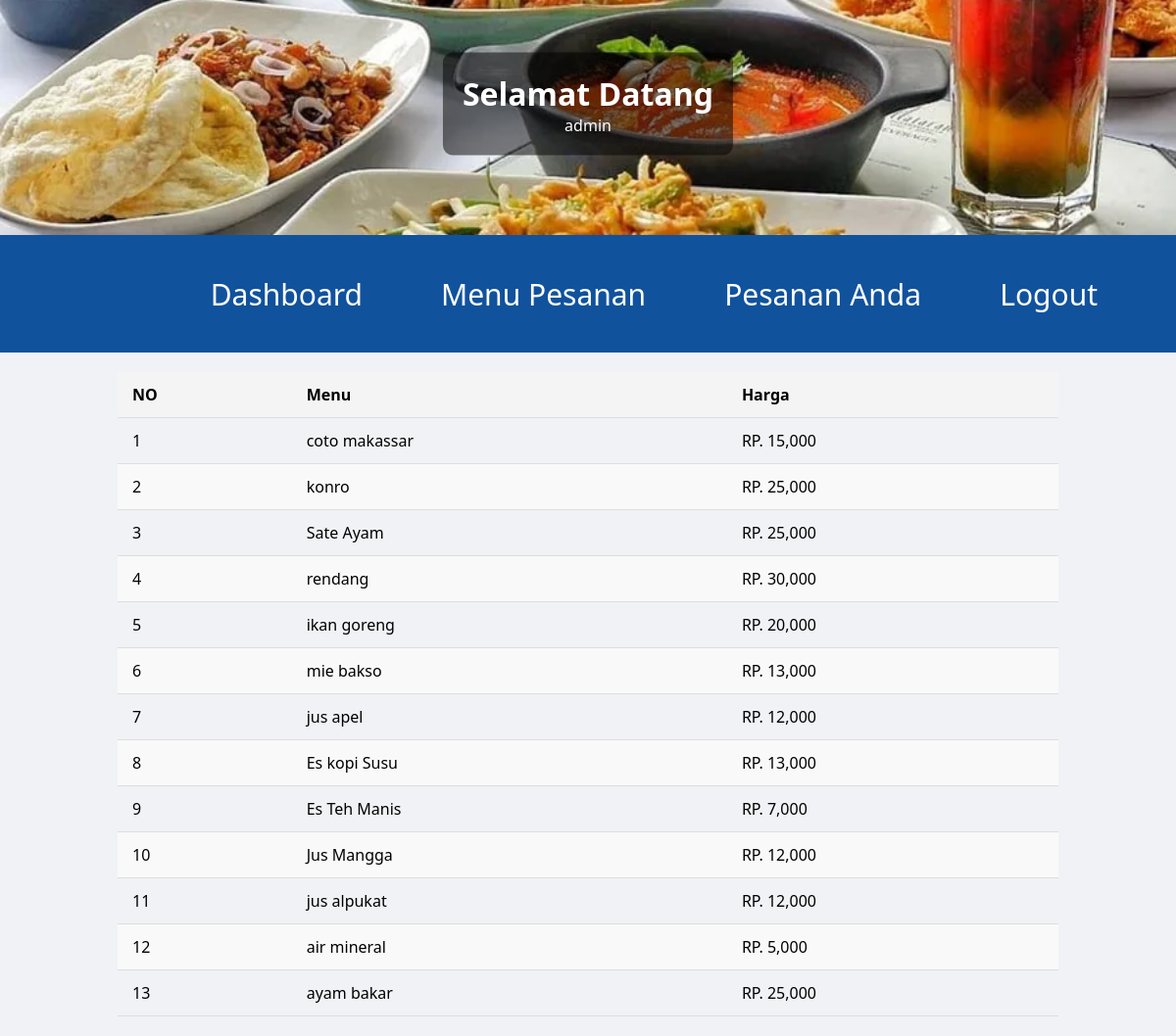
The app's page /user.php (signed in) with its own data.
### tables this page shows
CREATE TABLE `produk` (
  `id_produk` int NOT NULL,
  `nama_produk` varchar(50) NOT NULL,
  `harga` int NOT NULL,
  `gambar` varchar(200) NOT NULL
);

### user.php (the view, shortened to what this page needs)
<?php
include "db.php";
?>
<!DOCTYPE html>
<html lang="en">
<head>
    <link rel="stylesheet" href="assets/css/user.css">
</head>
<body>
    <div class="container">
        <header>
            <div class="atas">
                <img class="bg-user" src="assets/img/bg2.webp">
            <div class="text-on-image">
                <h1 class="">Selamat Datang</h1>
                <p class=""><?=$_SESSION['username']?></p>
            </div>
            </div>
        </header>
        <nav class="navbar">
            <ul>
                <li class="item">
                    <a href="user.php">Dashboard</a>
                </li>
                <li class="item">
                    <a href="menu_user.php">Menu Pesanan</a>
                </li>
                <li class="item">
                    <a href="">Pesanan Anda</a>
                </li>
                <li class="item">
                    <a href="logout.php">Logout</a>
                </li>
            </ul>
        </nav>
        <div class="content">
           <table>
                <thead>
                    <th>NO</th>
                    <th>Menu</th>
                    <th>Harga</th>
                </thead>
                <tbody>
                <?php
        $no=1;
        $menu = mysqli_query($db, "SELECT nama_produk , harga FROM produk");
        while($tampil= mysqli_fetch_array($menu)): ?>
                    <tr>
                        <td><?=$no++?></td>
                        <td><?=$tampil['nama_produk']?></td>
                        <td>RP. <?=number_format($tampil['harga'])?></td>
                    </tr>
                    <?php endwhile; ?>
                </tbody>
           </table>
</body>
</html>

### assets/css/user.css (style rules this page uses)
* { font-family: 'Segoe UI', Tahoma, Geneva, Verdana, sans-serif; margin: 0; padding: 0; box-sizing: border-box; }
body { margin: 0; background-color: #f0f2f5; }
.navbar { background-color: rgb(17, 82, 157); padding: 7px; width: 100%; height: 15vh; display: flex; align-items: center; justify-content: flex-end; font-size: 30px; margin-bottom: 0; position: relative; padding-right: 40px; }
ul { list-style-type: none; display: flex; margin: 0; padding: 0; }
.item { margin: 0 20px; }
.item a { text-decoration: none; color: #ffffff; padding: 10px 20px; transition: background-color 0.3s ease, color 0.3s ease; border-radius: 5px; }
img.bg-user { width: 100%; height: 30vh; display: block; object-fit: cover; }
.text-on-image { position: absolute; top: 10%; left: 50%; transform: translate(-50%, -50%); color: rgb(255, 255, 255); text-align: center; background-color: rgba(0, 0, 0, 0.5); padding: 20px; border-radius: 10px; }
.content { width: 100%; }
table { width: 80%; margin: 20px auto; border-collapse: collapse; text-align: left; font-family: Arial, sans-serif; }
th, td { padding: 12px 15px; border-bottom: 1px solid #ddd; }
th { background-color: #f4f4f4; font-weight: bold; }
tr:nth-child(even) { background-color: #f9f9f9; }

### records on screen
produk: nama_produk "coto makassar", harga "15,000"
produk: nama_produk "konro", harga "25,000"
produk: nama_produk "Sate Ayam", harga "25,000"
produk: nama_produk "rendang", harga "30,000"
produk: nama_produk "ikan goreng", harga "20,000"
produk: nama_produk "mie bakso", harga "13,000"
produk: nama_produk "jus apel", harga "12,000"
produk: nama_produk "Es kopi Susu", harga "13,000"
produk: nama_produk "Es Teh Manis", harga "7,000"
produk: nama_produk "Jus Mangga", harga "12,000"
produk: nama_produk "jus alpukat", harga "12,000"
produk: nama_produk "air mineral", harga "5,000"
produk: nama_produk "ayam bakar", harga "25,000"

### other values on screen
$_SESSION['username'] "admin"
